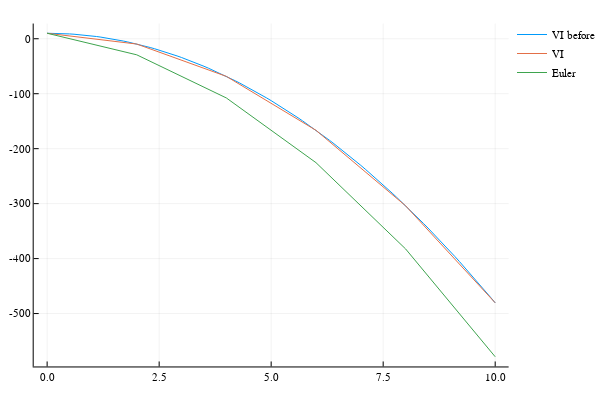

The notebook cell saved with this chart:
### Markdown cell above
### Integration at a lower resolution
The discrete mechanics formulation enables variational integrators to maintain time resolution independence.

### Code cell
Δt_low = 2  # time step
times_low = 0:Δt_low:10

pos_vi_low = [start_pos, start_pos - 0.5 * gravity * Δt_low^2]
pos_euler_low = [start_pos]  # store position and velocity
vel_euler = 0.
for (k, t) ∈ enumerate(times_low[1:end-1])
    vel_euler += -gravity * Δt_low
    push!(pos_euler_low, pos_euler_low[k] + vel_euler * Δt_low)
    k < 2 && continue
    push!(pos_vi_low, integrator(gravity, Δt_low, pos_vi_low[k], pos_vi_low[k-1])[1])
end

plot(times, pos_vi, label="VI before")
plot!(times_low, pos_vi_low, seriestype=:path, label="VI")
plot!(times_low, [p[1] for p in pos_euler_low], label="Euler")

### Figure 1 — Plotly figure (JSON) as saved in the notebook; plotly's stock layout.template omitted (floating-point values rounded to 4 significant figures)
{"data": [{"colorbar": {"title": ""}, "hoverinfo": "text", "legendgroup": "VI before", "line": {"color": "rgba(0, 154, 250, 1.000)", "dash": "solid", "shape": "linear", "width": 1}, "mode": "lines", "name": "VI before", "showlegend": true, "text": [null, null, null, null, null, null, null, null, null, null, null, null, null, null, null, null, null, null, null, null, null, null, null, null, null, null, null, null, null, null, null, null, null, null, null, null, null, null, null, null, null, null, null, null, null, null, null, null, null, null, null, null, null, null, null, null, null, null, null, null, null, null, null, null, null, null, null, null, null, null, null, null, null, null, null, null, null, null, null, null, null, null, null, null, null, null, null, null, null, null, null, null, null, null, null, null, null, null, null, null, null], "type": "scatter", "x": [0, 0.1, 0.2, 0.3, 0.4, 0.5, 0.6, 0.7, 0.8, 0.9, 1, 1.1, 1.2, 1.3, 1.4, 1.5, 1.6, 1.7, 1.8, 1.9, 2, 2.1, 2.2, 2.3, 2.4, 2.5, 2.6, 2.7, 2.8, 2.9, 3, 3.1, 3.2, 3.3, 3.4, 3.5, 3.6, 3.7, 3.8, 3.9, 4, 4.1, 4.2, 4.3, 4.4, 4.5, 4.6, 4.7, 4.8, 4.9, 5, 5.1, 5.2, 5.3, 5.4, 5.5, 5.6, 5.7, 5.8, 5.9, 6, 6.1, 6.2, 6.3, 6.4, 6.5, 6.6, 6.7, 6.8, 6.9, 7, 7.1, 7.2, 7.3, 7.4, 7.5, 7.6, 7.7, 7.8, 7.9, 8, 8.1, 8.2, 8.3, 8.4, 8.5, 8.6, 8.7, 8.8, 8.9, 9, 9.1, 9.2, 9.3, 9.4, 9.5, 9.6, 9.7, 9.8, 9.9, 10], "xaxis": "x1", "y": [10, 9.951, 9.804, 9.559, 9.215, 8.774, 8.234, 7.597, 6.861, 6.027, 5.095, 4.065, 2.937, 1.711, 0.3862, -1.036, -2.557, -4.175, -5.892, -7.707, -9.62, -11.63, -13.74, -15.95, -18.25, -20.66, -23.16, -25.76, -28.46, -31.25, -34.14, -37.14, -40.23, -43.42, -46.7, -50.09, -53.57, -57.15, -60.83, -64.61, -68.48, -72.45, -76.52, -80.69, -84.96, -89.33, -93.79, -98.35, -103.0, -107.8, -112.6, -117.6, -122.6, -127.8, -133.0, -138.4, -143.8, -149.4, -155.0, -160.7, -166.6, -172.5, -178.5, -184.7, -190.9, -197.2, -203.7, -210.2, -216.8, -223.5, -230.3, -237.3, -244.3, -251.4, -258.6, -265.9, -273.3, -280.8, -288.4, -296.1, -303.9, -311.8, -319.8, -327.9, -336.1, -344.4, -352.8, -361.3, -369.8, -378.5, -387.3, -396.2, -405.2, -414.2, -423.4, -432.7, -442.0, -451.5, -461.1, -470.7, -480.5], "yaxis": "y1", "zmax": 0.1, "zmin": -0.1}, {"colorbar": {"title": ""}, "hoverinfo": "text", "legendgroup": "VI", "line": {"color": "rgba(227, 111, 71, 1.000)", "dash": "solid", "shape": "linear", "width": 1}, "mode": "lines", "name": "VI", "showlegend": true, "text": [null, null, null, null, null, null], "type": "scatter", "x": [0, 2, 4, 6, 8, 10], "xaxis": "x1", "y": [10, -9.62, -68.48, -166.6, -303.9, -480.5], "yaxis": "y1", "zmax": 0.1, "zmin": -0.1}, {"colorbar": {"title": ""}, "hoverinfo": "text", "legendgroup": "Euler", "line": {"color": "rgba(62, 164, 78, 1.000)", "dash": "solid", "shape": "linear", "width": 1}, "mode": "lines", "name": "Euler", "showlegend": true, "text": [null, null, null, null, null, null], "type": "scatter", "x": [0, 2, 4, 6, 8, 10], "xaxis": "x1", "y": [10, -29.24, -107.7, -225.4, -382.4, -578.6], "yaxis": "y1", "zmax": 0.1, "zmin": -0.1}], "layout": {"annotations": [], "height": 400, "legend": {"bgcolor": "rgba(255, 255, 255, 1.000)", "bordercolor": "rgba(0, 0, 0, 1.000)", "font": {"color": "rgba(0, 0, 0, 1.000)", "family": "sans-serif", "size": 11}, "tracegroupgap": 0, "x": 1, "y": 1}, "margin": {"b": 20, "l": 0, "r": 0, "t": 20}, "paper_bgcolor": "rgba(255, 255, 255, 1.000)", "plot_bgcolor": "rgba(255, 255, 255, 1.000)", "showlegend": true, "width": 600, "xaxis": {"anchor": "y1", "domain": [0.06582, 0.9934], "gridcolor": "rgba(0, 0, 0, 0.100)", "gridwidth": 0.5, "linecolor": "rgba(0, 0, 0, 1.000)", "mirror": false, "range": [-0.3, 10.3], "showgrid": true, "showline": true, "showticklabels": true, "tickangle": 0, "tickcolor": "rgb(0, 0, 0)", "tickfont": {"color": "rgba(0, 0, 0, 1.000)", "family": "sans-serif", "size": 11}, "tickmode": "array", "ticks": "inside", "ticktext": ["0.0", "2.5", "5.0", "7.5", "10.0"], "tickvals": [0, 2.5, 5, 7.5, 10], "title": "", "titlefont": {"color": "rgba(0, 0, 0, 1.000)", "family": "sans-serif", "size": 15}, "type": "-", "visible": true, "zeroline": false, "zerolinecolor": "rgba(0, 0, 0, 1.000)"}, "yaxis": {"anchor": "x1", "domain": [0.03762, 0.9902], "gridcolor": "rgba(0, 0, 0, 0.100)", "gridwidth": 0.5, "linecolor": "rgba(0, 0, 0, 1.000)", "mirror": false, "range": [-596.3, 27.66], "showgrid": true, "showline": true, "showticklabels": true, "tickangle": 0, "tickcolor": "rgb(0, 0, 0)", "tickfont": {"color": "rgba(0, 0, 0, 1.000)", "family": "sans-serif", "size": 11}, "tickmode": "array", "ticks": "inside", "ticktext": ["-500", "-400", "-300", "-200", "-100", "0"], "tickvals": [-500, -400, -300, -200, -100, 0], "title": "", "titlefont": {"color": "rgba(0, 0, 0, 1.000)", "family": "sans-serif", "size": 15}, "type": "-", "visible": true, "zeroline": false, "zerolinecolor": "rgba(0, 0, 0, 1.000)"}}}
